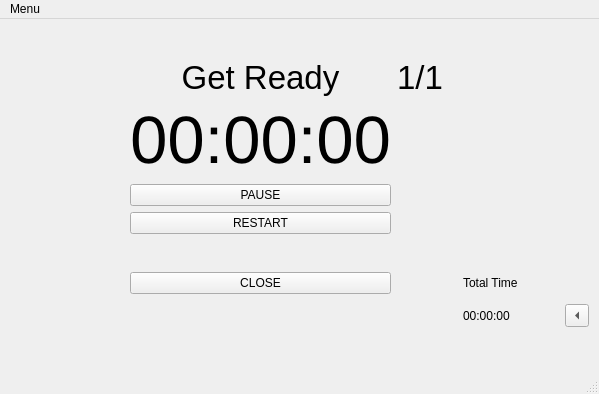
<?xml version="1.0" encoding="UTF-8"?>
<ui version="4.0">
 <class>CountDownPage</class>
 <widget class="QMainWindow" name="CountDownPage">
  <property name="geometry">
   <rect>
    <x>0</x>
    <y>0</y>
    <width>599</width>
    <height>394</height>
   </rect>
  </property>
  <property name="windowTitle">
   <string>Count Down</string>
  </property>
  <property name="layoutDirection">
   <enum>Qt::LeftToRight</enum>
  </property>
  <widget class="QWidget" name="centralwidget">
   <layout class="QGridLayout" name="gridLayout" rowstretch="0,0,0,0,0,0,0,0,0" columnstretch="0,0,0,0,0,0">
    <item row="7" column="4">
     <widget class="QLabel" name="totalTimeLeftLabel">
      <property name="text">
       <string>00:00:00</string>
      </property>
     </widget>
    </item>
    <item row="6" column="2">
     <widget class="QPushButton" name="closeButton">
      <property name="text">
       <string>CLOSE</string>
      </property>
     </widget>
    </item>
    <item row="2" column="2">
     <widget class="QLabel" name="countDownLabel">
      <property name="sizePolicy">
       <sizepolicy hsizetype="Preferred" vsizetype="Preferred">
        <horstretch>0</horstretch>
        <verstretch>0</verstretch>
       </sizepolicy>
      </property>
      <property name="font">
       <font>
        <pointsize>50</pointsize>
       </font>
      </property>
      <property name="text">
       <string>00:00:00</string>
      </property>
      <property name="alignment">
       <set>Qt::AlignCenter</set>
      </property>
     </widget>
    </item>
    <item row="7" column="2">
     <spacer name="verticalSpacer_2">
      <property name="orientation">
       <enum>Qt::Vertical</enum>
      </property>
      <property name="sizeHint" stdset="0">
       <size>
        <width>20</width>
        <height>40</height>
       </size>
      </property>
     </spacer>
    </item>
    <item row="1" column="1">
     <spacer name="horizontalSpacer_4">
      <property name="orientation">
       <enum>Qt::Horizontal</enum>
      </property>
      <property name="sizeHint" stdset="0">
       <size>
        <width>40</width>
        <height>20</height>
       </size>
      </property>
     </spacer>
    </item>
    <item row="1" column="5">
     <spacer name="horizontalSpacer_2">
      <property name="orientation">
       <enum>Qt::Horizontal</enum>
      </property>
      <property name="sizeHint" stdset="0">
       <size>
        <width>40</width>
        <height>20</height>
       </size>
      </property>
     </spacer>
    </item>
    <item row="3" column="2">
     <widget class="QPushButton" name="pauseResumeButton">
      <property name="text">
       <string>PAUSE</string>
      </property>
     </widget>
    </item>
    <item row="4" column="2">
     <widget class="QPushButton" name="restartButton">
      <property name="text">
       <string>RESTART</string>
      </property>
     </widget>
    </item>
    <item row="0" column="2">
     <spacer name="verticalSpacer">
      <property name="orientation">
       <enum>Qt::Vertical</enum>
      </property>
      <property name="sizeHint" stdset="0">
       <size>
        <width>20</width>
        <height>40</height>
       </size>
      </property>
     </spacer>
    </item>
    <item row="1" column="0">
     <spacer name="horizontalSpacer_3">
      <property name="orientation">
       <enum>Qt::Horizontal</enum>
      </property>
      <property name="sizeHint" stdset="0">
       <size>
        <width>40</width>
        <height>20</height>
       </size>
      </property>
     </spacer>
    </item>
    <item row="1" column="3">
     <widget class="QLabel" name="repsLabel">
      <property name="font">
       <font>
        <pointsize>25</pointsize>
       </font>
      </property>
      <property name="text">
       <string>1/1</string>
      </property>
     </widget>
    </item>
    <item row="6" column="4">
     <widget class="QLabel" name="totalTimeLeftTitleLabel">
      <property name="text">
       <string>Total Time</string>
      </property>
     </widget>
    </item>
    <item row="7" column="3">
     <spacer name="horizontalSpacer_5">
      <property name="orientation">
       <enum>Qt::Horizontal</enum>
      </property>
      <property name="sizeHint" stdset="0">
       <size>
        <width>40</width>
        <height>20</height>
       </size>
      </property>
     </spacer>
    </item>
    <item row="1" column="4">
     <spacer name="horizontalSpacer">
      <property name="orientation">
       <enum>Qt::Horizontal</enum>
      </property>
      <property name="sizeHint" stdset="0">
       <size>
        <width>40</width>
        <height>20</height>
       </size>
      </property>
     </spacer>
    </item>
    <item row="5" column="4">
     <spacer name="verticalSpacer_3">
      <property name="orientation">
       <enum>Qt::Vertical</enum>
      </property>
      <property name="sizeHint" stdset="0">
       <size>
        <width>20</width>
        <height>40</height>
       </size>
      </property>
     </spacer>
    </item>
    <item row="1" column="2">
     <widget class="QLabel" name="titleLabel">
      <property name="sizePolicy">
       <sizepolicy hsizetype="Preferred" vsizetype="Preferred">
        <horstretch>0</horstretch>
        <verstretch>0</verstretch>
       </sizepolicy>
      </property>
      <property name="font">
       <font>
        <pointsize>25</pointsize>
       </font>
      </property>
      <property name="text">
       <string>Get Ready</string>
      </property>
      <property name="alignment">
       <set>Qt::AlignCenter</set>
      </property>
     </widget>
    </item>
    <item row="8" column="4">
     <spacer name="verticalSpacer_4">
      <property name="orientation">
       <enum>Qt::Vertical</enum>
      </property>
      <property name="sizeHint" stdset="0">
       <size>
        <width>20</width>
        <height>40</height>
       </size>
      </property>
     </spacer>
    </item>
    <item row="7" column="5">
     <layout class="QHBoxLayout" name="horizontalLayout">
      <property name="spacing">
       <number>-1</number>
      </property>
      <property name="leftMargin">
       <number>35</number>
      </property>
      <property name="rightMargin">
       <number>0</number>
      </property>
      <item>
       <widget class="QToolButton" name="totalTimeDisplayButton">
        <property name="sizePolicy">
         <sizepolicy hsizetype="Fixed" vsizetype="Fixed">
          <horstretch>0</horstretch>
          <verstretch>0</verstretch>
         </sizepolicy>
        </property>
        <property name="text">
         <string>...</string>
        </property>
        <property name="arrowType">
         <enum>Qt::LeftArrow</enum>
        </property>
       </widget>
      </item>
     </layout>
    </item>
   </layout>
  </widget>
  <widget class="QMenuBar" name="menubar">
   <property name="geometry">
    <rect>
     <x>0</x>
     <y>0</y>
     <width>599</width>
     <height>22</height>
    </rect>
   </property>
   <widget class="QMenu" name="menuMenu">
    <property name="title">
     <string>Menu</string>
    </property>
    <addaction name="actionclose"/>
   </widget>
   <addaction name="menuMenu"/>
  </widget>
  <widget class="QStatusBar" name="statusbar"/>
  <action name="actionclose">
   <property name="text">
    <string>close</string>
   </property>
  </action>
 </widget>
 <resources/>
 <connections/>
</ui>
